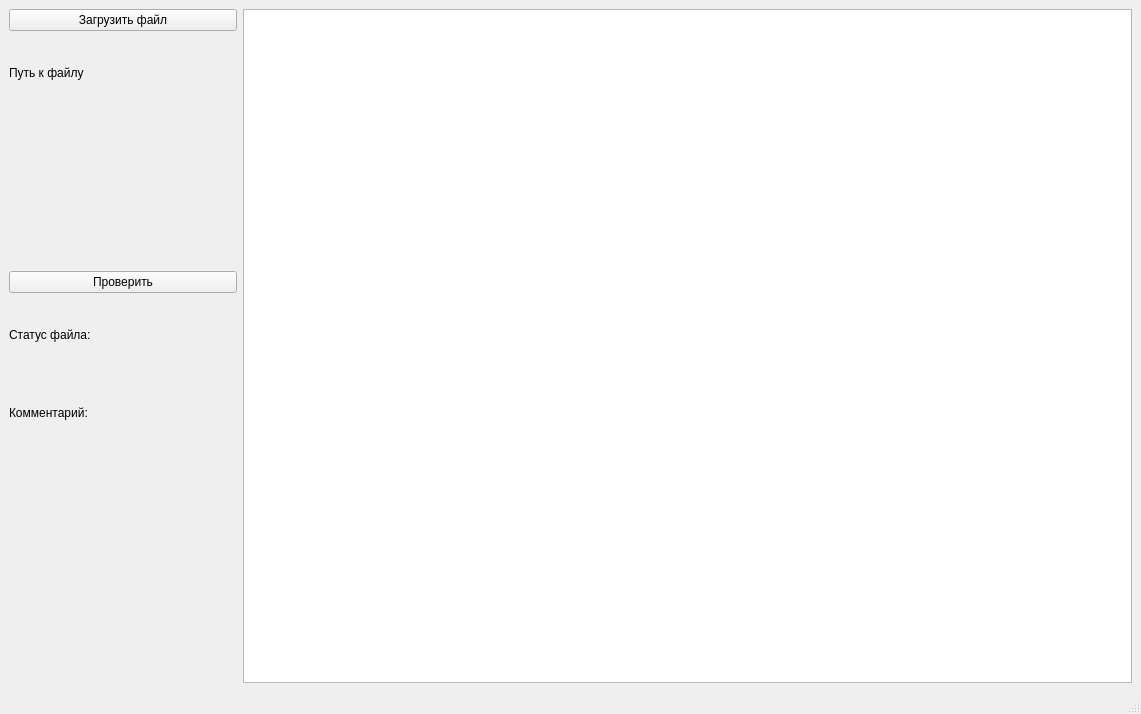
<?xml version="1.0" encoding="UTF-8"?>
<ui version="4.0">
 <class>MainWindow</class>
 <widget class="QMainWindow" name="MainWindow">
  <property name="geometry">
   <rect>
    <x>0</x>
    <y>0</y>
    <width>1141</width>
    <height>714</height>
   </rect>
  </property>
  <property name="windowTitle">
   <string>MainWindow</string>
  </property>
  <widget class="QWidget" name="centralwidget">
   <layout class="QGridLayout" name="gridLayout" rowstretch="1,1,1,1,1,1,1,1,1,1" columnstretch="1,1,8" columnminimumwidth="0,0,0">
    <item row="0" column="0" colspan="2">
     <widget class="QPushButton" name="button_file">
      <property name="text">
       <string>Загрузить файл</string>
      </property>
     </widget>
    </item>
    <item row="0" column="2" rowspan="10">
     <widget class="QPlainTextEdit" name="plainTextEdit"/>
    </item>
    <item row="4" column="0" colspan="2">
     <widget class="QPushButton" name="button_check">
      <property name="text">
       <string>Проверить</string>
      </property>
     </widget>
    </item>
    <item row="1" column="0" colspan="2">
     <widget class="QLabel" name="label_file">
      <property name="maximumSize">
       <size>
        <width>228</width>
        <height>16777215</height>
       </size>
      </property>
      <property name="text">
       <string>Путь к файлу</string>
      </property>
     </widget>
    </item>
    <item row="5" column="0">
     <widget class="QLabel" name="label_status_sign">
      <property name="text">
       <string>Статус файла:</string>
      </property>
     </widget>
    </item>
    <item row="5" column="1">
     <widget class="QLabel" name="label_status">
      <property name="text">
       <string/>
      </property>
     </widget>
    </item>
    <item row="6" column="0" colspan="2">
     <widget class="QLabel" name="label_comment_sign">
      <property name="text">
       <string>Комментарий:</string>
      </property>
     </widget>
    </item>
    <item row="7" column="0" colspan="2">
     <widget class="QLabel" name="label_comment">
      <property name="text">
       <string/>
      </property>
     </widget>
    </item>
   </layout>
  </widget>
  <widget class="QMenuBar" name="menubar">
   <property name="geometry">
    <rect>
     <x>0</x>
     <y>0</y>
     <width>1141</width>
     <height>25</height>
    </rect>
   </property>
  </widget>
  <widget class="QStatusBar" name="statusbar"/>
 </widget>
 <resources/>
 <connections/>
</ui>
